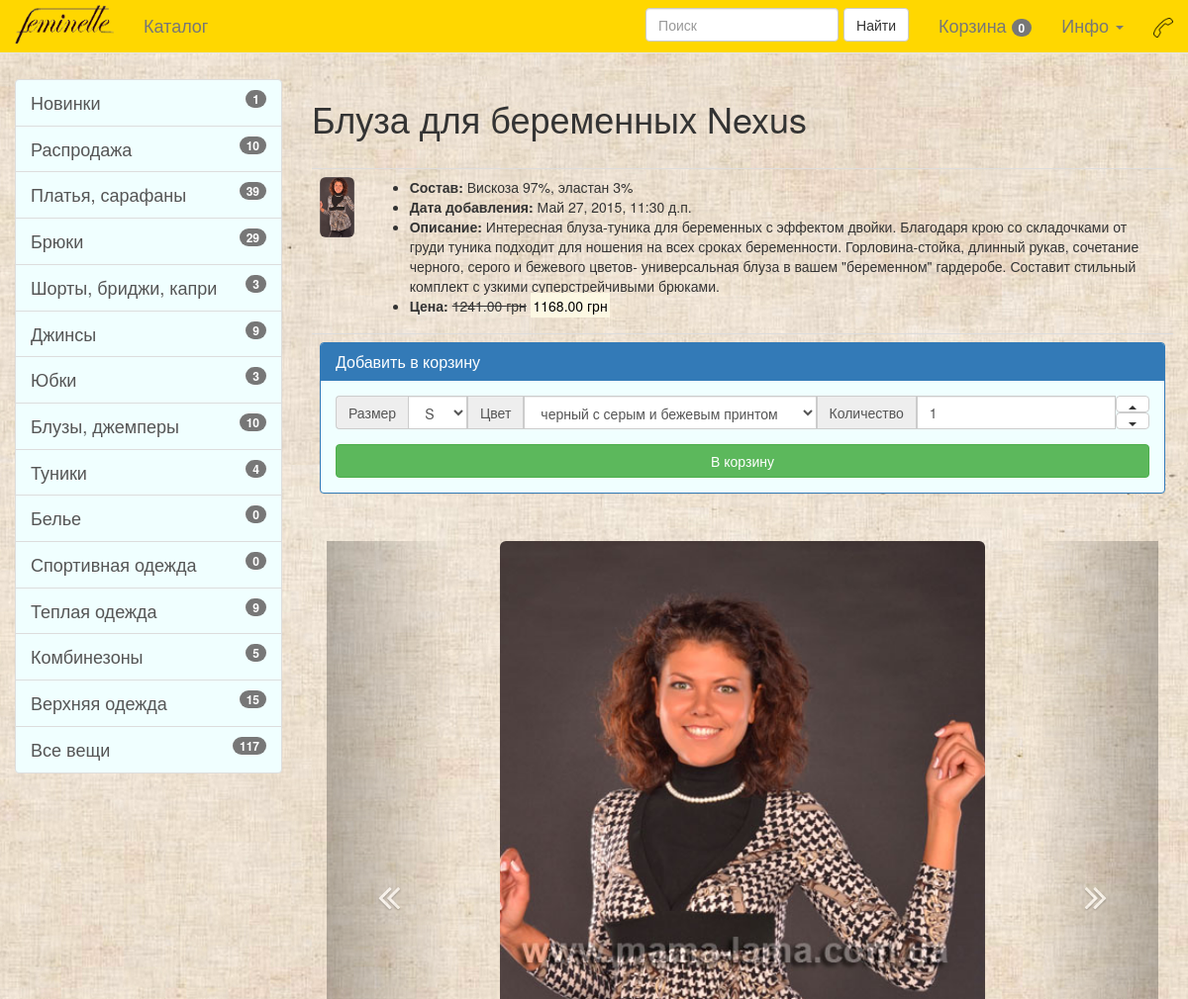
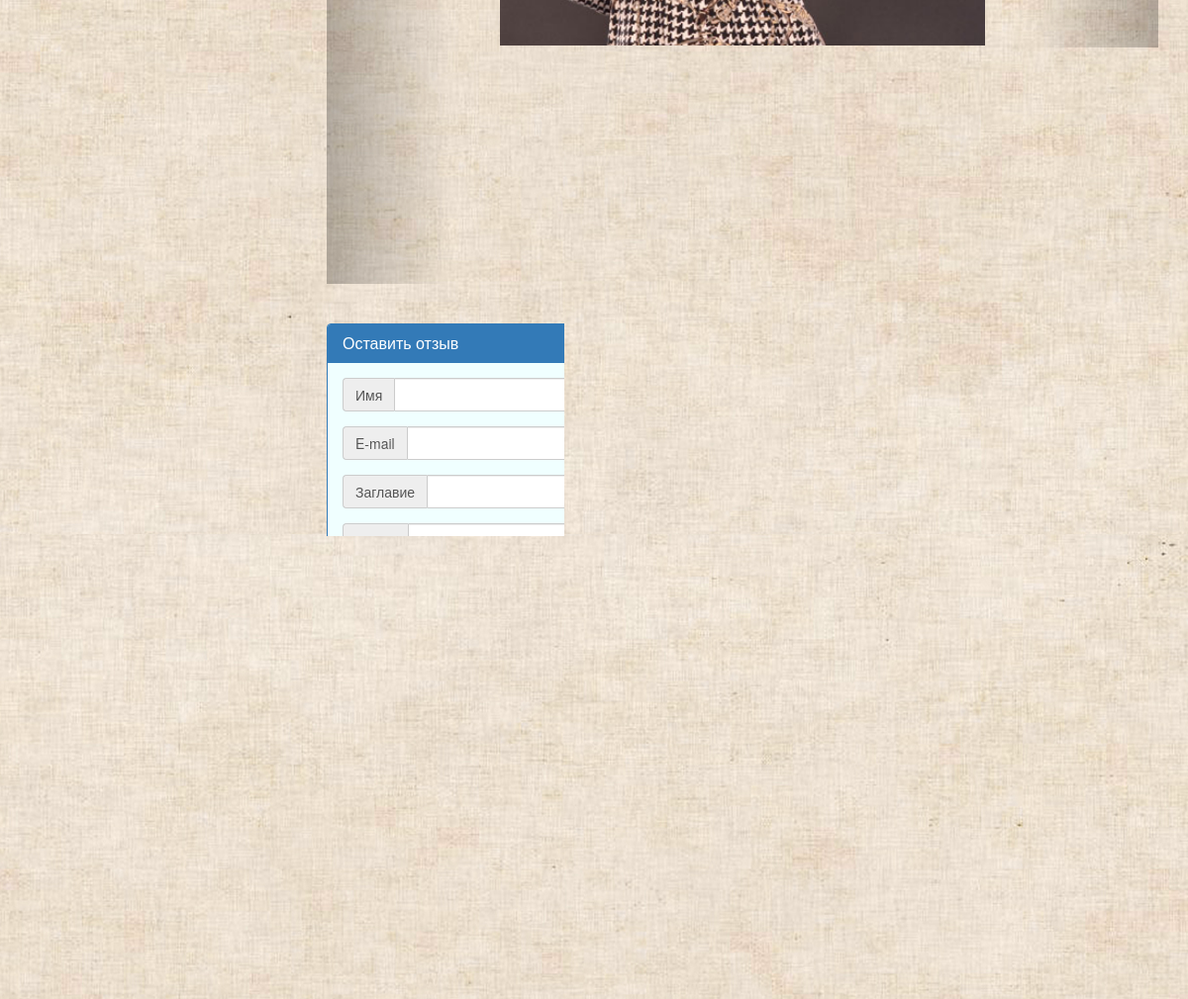
The page /catalogue/6 on the database its author committed (2 pictures, top to bottom).
### main/models.py (models this page shows, shortened)
class Product(models.Model):
    article = models.CharField(max_length=25, null=True, blank=True, default='AA0011')
    code = models.IntegerField(null=True, blank=True)
    position = models.IntegerField(null=True, blank=True, default=1)
    name = models.CharField(max_length=225)
    product_class = models.ManyToManyField(Product_class, related_name='product_class+', null=True, blank=True)
    manufacturer = models.CharField(max_length=100, default='TM \"Feminelle\"')
    season = models.CharField(max_length=25, null=True, blank=True)
    product_color = models.ManyToManyField(Product_color, related_name='product_color', null=True, blank=True)
    product_size = models.ManyToManyField(Product_size, related_name='product_size', null=True, blank=True)
    image = models.FileField(upload_to='product_title_pictures', null=True, blank=True)
    structure = models.CharField(max_length=255, null=True, blank=True)
    description = models.TextField(null=True, blank=True)
    promotion = models.CharField(max_length=225, null=True, blank=True)
    promotioin_modifier = models.DecimalField(max_digits=10, decimal_places=2, default=0)
    reserve = models.IntegerField(default=0)
    price = models.DecimalField(max_digits=10, decimal_places=2, default=0)
    popularity = models.IntegerField(default=0)
    note = models.TextField(null=True, blank=True)
    timestamp = models.DateTimeField(auto_now=False, auto_now_add=True)
    modtime = models.DateTimeField(auto_now=True, auto_now_add=False)
    accepted = models.BooleanField(default=True)
    def __unicode__(self):
        if False: #self.product_class:
            product_class=','.join(set(obj.name for obj in self.product_class.all()) )
            return '%s: %s' % (product_class, self.name)
        else:
            return '%s' % (self.name)

class Product_image(models.Model):
    reference = models.FileField(upload_to='product_pictures', null=True, blank=True)
    product = models.ForeignKey(Product, related_name='product')
    description = models.TextField(null=True, blank=True)

### info/models.py (models this page shows, shortened)
class Review(models.Model):
    title = models.CharField(max_length=255, null=True, blank=True)
    text = models.TextField(null=True, blank=True)
    name = models.CharField(max_length=50, null=True, blank=True)
    email = models.EmailField()
    date = models.DateTimeField(auto_now=False, auto_now_add=True)
    author_hided = models.BooleanField(default=False)
    accepted = models.BooleanField(default=False)
    product = models.ForeignKey(Product, related_name='related_product', null=True, blank=True)

### main/views.py (the view, shortened to what this page needs)
# urls.py: url(r'^catalogue/(?P<pk>\d+)$', main.views.product, name='product'),
def product(request, pk):
    if handle_basket_query(request):
        return HttpResponseRedirect(request.META['HTTP_REFERER'])
    try:
        this_product = get_object_or_404(Product, id=int(pk), accepted=True)
    except:
        raise Http404
    if request.method == 'POST' and request.POST.get('form_name') == 'review':
        review_form = ReviewForm(request.POST)
        if review_form.is_valid():
            Review.objects.create(
                title = review_form.cleaned_data['title'],
                text = review_form.cleaned_data['text'],
                name = review_form.cleaned_data['name'],
                email = review_form.cleaned_data['email'],
                author_hided = review_form.cleaned_data['author_hided'],
                product_id = this_product.id
            )
            messages.success(request, MESSAGES['review_accepted_success'])
            return HttpResponseRedirect(request.META['HTTP_REFERER'])
    else:
        review_form = ReviewForm(initial=dict((k, '') for k in ReviewForm().fields.keys()))
    context = {
        'object': this_product,
        'images': Product_image.objects.filter(product_id = this_product),
        'product_sizes': this_product.product_size.all(),
        'product_colors': this_product.product_color.all(),
        'basket_products': get_basket_products(request),
        'badges_info': get_badges_info(request),
        'review_form': review_form,
        'review_list': Review.objects.filter(product_id = this_product.id, accepted = True)
        }
    template = 'product.html'
    return render(request, template, context)

### main/templates/product.html (shortened to what this page needs)
{% extends "base.html" %}
{% load staticfiles %}
{% block content %}
    <h1>{{ object }}</h1>
    <br/>
    <div>
        <table class="table">
        <tbody>
            <tr>
                <td>
                    <img class="img-responsive img-rounded"
                        {% if object.image %}
                            src='{{ object.image.url }}'
                        {% else %}
                            src='{% static 'img/no_image.png' %}'
                        {% endif %}
                         />
                </td>
                <td>
                    <ul>
                        <li><b>Состав:</b> {{ object.structure }}</li>
                        <li><b>Дата добавления:</b> {{ object.timestamp }}</li>
                        <li><b>Описание:</b> {{ object.description }}</li>
                        <li><b>Цена:</b>
                            {% if object.promotioin_modifier %}
                                <s>{{ object.price }} грн</s>
                                <mark>{{ object.promotioin_modifier }} грн</mark>
                            {% else %}
                                {{ object.price }} грн
                            {% endif %}
                        </li>
                    </ul>
                </td>
            </tr>
            <tr>
                <td colspan="2">
                <div>
                   <div class="panel panel-primary">
                       <div class="panel-heading">
                           <h1 class="panel-title">Добавить в корзину</h1>
                       </div>
                       <div class="panel-body">
                           <form name="order_product" method="POST" action="">
                               <div class="input-group">
                                    <span class="input-group-addon" id="size_label">Размер</span>
                                    <select name="size" class="form-control" aria-describedby="size_label">
                                        {% for size in product_sizes %}
                                            {% if forloop.first %}
                                                <option value="{{ size.name }}" selected="selected">{{ size.name }}</option>
                                            {% else %}
                                                <option value="{{ size.name }}">{{ size.name }}</option>
                                            {% endif %}
                                        {% endfor %}
                                    </select>
                                    <span class="input-group-addon" id="color_label">Цвет</span>
                                    <select name="color" class="form-control" aria-describedby="color_label">
                                        {% for color in product_colors %}
                                            {% if forloop.first %}
                                                <option value="{{ color.name }}" selected="selected">{{ color.name }}</option>
                                            {% else %}
                                                <option value="{{ color.name }}">{{ color.name }}</option>
                                            {% endif %}
                                        {% endfor %}
                                    </select>
                                    <span class="input-group-addon" id="quantity_label">Количество</span>
                                    <input id="add_quantity" name="quantity" value="1"
                                          type="number" class="form-control" placeholder="Число"
                                          aria-describedby="quantity_label">
                                    <div class="input-group-btn">
                                        <table>
                                            <tr><td>
                                                <button id='add_quantity_up' type="button" class="btn btn-default dropup"
                                                        style="height: 17px">
                                                    <span class="caret" style='margin-bottom: 16px'></span>
                                                </button>
                                            </td></tr>
                                            <tr><td>
                                                <button id='add_quantity_down' type="button" class="btn btn-default"
                                                        style="height: 17px">
                                                    <span class="caret" style='margin-bottom: 16px'></span>
                                                </button>
                                            </td></tr>
                                        </table>
                                    </div>
                               </div>
                               <input class="btn btn-success btn-block" id="to_the_basket" type="submit" value="В корзину" />
                           </form>
                       </div>
                   </div>
                </div>
                </td>
            </tr>
        </tbody>
        </table>
    </div>
    <div class="col-md-12">
        <div id="carousel-pictures" class="carousel slide data-interval='1000'" data-ride="carousel" style="height: 750px">
          <ol class="carousel-indicators">
            {% for image in images %}
            <li data-target="#carousel-pictures" data-slide-to="{{ forloop.counter0 }}"
                {% if forloop.first %}
                    class="active"
                {% endif %}
                >
            </li>
            {% endfor %}
          </ol>
          <div class="carousel-inner" role="listbox">
            {% for image in images %}
            <div
                {% if forloop.first %}
                    class="item active"
                {% else %}
                    class="item"
                {% endif %}
                >
                <img class="img-responsive img-rounded center-block"
                        style="height: 750px"
                        src='{{ image.reference.url }}'
                        alt="{{ image.description }}"/>
              <div class="carousel-caption">
                {{ image.description }}
              </div>
            </div>
            {% endfor %}
          </div>
          <a id='carusel_left' class="left carousel-control" href="#carousel-pictures" role="button" data-slide="prev">
            <i class="fa fa-angle-double-left fa-2x" aria-hidden="true" style="position: relative; top: 340px"></i>
          </a>
          <a id='carusel_right' class="right carousel-control" href="#carousel-pictures" role="button" data-slide="next">
            <i class="fa fa-angle-double-right fa-2x" aria-hidden="true" style="position: relative; top: 340px"></i>
          </a>
        </div>
    </div>
    <div class="col-md-12" style="padding-top: 40px">
        <div class="panel panel-primary">
            <div class="panel-heading">
                <h1 class="panel-title">Оставить отзыв</h1>
            </div>
            <div class="panel-body">
                <form id="from_leave_review" name="leave_review" action='' method="POST">
                    <div id="container">
                        <div class="input-group{% if review_form.name.errors %} has-error{% endif %}">
                            <span class="input-group-addon" id="label_{{ review_form.name.label }}">Имя</span>
                            <input id="{{ review_form.name.auto_id }}" name="{{ review_form.name.name }}"
                                   type="text" class="form-control"
                                   aria-describedby="label_{{ review_form.name.label }}" value="{{ review_form.name.value }}">
                        </div>
                    </div>
                    <div id="container">
                        <div class="input-group{% if review_form.email.errors %} has-error{% endif %}">
                            <span class="input-group-addon" id="label_{{ review_form.email.label }}">E-mail</span>
                            <input id="{{ review_form.email.auto_id }}" name="{{ review_form.email.name }}"
                                   type="text" class="form-control"
                                   aria-describedby="label_{{ review_form.email.label }}" value="{{ review_form.email.value }}">
                        </div>
                    </div>
                    <div id="container">
                        <div class="input-group{% if review_form.title.errors %} has-error{% endif %}">
                            <span class="input-group-addon" id="label_{{ review_form.title.label }}">Заглавие</span>
                            <input id="{{ review_form.title.auto_id }}" name="{{ review_form.title.name }}"
                                   type="text" class="form-control"
                                   aria-describedby="label_{{ review_form.title.label }}" value="{{ review_form.title.value }}">
                        </div>
                    </div>
                    <div id="container">
                        <div class="input-group{% if review_form.text.errors %} has-error{% endif %}">
                            <span class="input-group-addon" id="label_{{ review_form.text.label }}">Отзыв</span>
                            <textarea id="{{ review_form.text.auto_id }}" name="{{ review_form.text.name }}"
                                   type="text" class="form-control"
                                   aria-describedby="label_{{ review_form.text.label }}">{{ review_form.text.value }}</textarea>
                        </div>
                    </div>
                    <div id="container">
                        <div class="input-group{% if review_form.author_hided.errors %} has-error{% endif %}">
                             <div class="checkbox">
                                <label>
                                  <input id="{{ review_form.author_hided.auto_id }}" name="{{ review_form.author_hided.name }}"
                                         type="checkbox" aria-describedby="label_{{ review_form.author_hided.label }}"
                                         {% if review_form.author_hided.value %} checked {% endif %}>
                                    Не показывать имя
                                </label>
                              </div>
                        </div>
                    </div>
                    <div id="container">
                        <div class="input-group{% if review_form.captcha.errors %} has-error{% endif %}">
                            <span class="input-group-addon" id="label_{{ review_form.captcha.label }}">Защита от спама: </span>
                            {{ review_form.captcha }}
                        </div>
                    </div>
                    <input class="btn btn-success btn-block" id="btn_leave_review" type="submit" value="Отправить" />
                </form>
            </div>
        </div>
    </div>
    <div class="col-md-12">
        {% if review_list %}
            <div class="panel panel-primary">
                <div class="panel-heading">
                    <h1 class="panel-title">Отзывы</h1>
                </div>
                <div class="panel-body">
                    <table class="table">
                    <tbody>
                    {% for review in review_list %}
                        <tr>
                            <td>
                                <h4>
                                    {% if review.author_hided %}
                                        Анонимный пользователь
                                    {% else %}
                                        {{ review.name }} ({{ review.email }})
                                    {% endif %}
                                        , {{ review.date }}
                                </h4>
                                <h5>{{ review.title }}</h5>
                                <p>{{ review.text }}</p>
                            </td>
                        </tr>
                    {% endfor %}
                    </tbody>
                    </table>
                </div>
            </div>
        {% endif %}
    </div>
{% endblock content %}

### rows shown on the page
Product: name "Блуза для беременных Nexus", image (picture), structure "Вискоза 97%, эластан 3%", timestamp "Май 27, 2015, 11:30 д.п.", description "Интересная блуза-туника для беременных с эффектом двойки. Благодаря крою со складочками от груди туника подходит для ношения на всех сроках беременности. Горловина-стойка, длинный рукав, сочетание черного, серого и бежевого цветов- универсальная блуза в вашем \"беременном\" гардеробе. Составит стильный комплект с узкими суперстрейчивыми брюками.", price "1241.00", promotioin_modifier "1168.00"
Product_image: reference (picture), description "Блуза для беременных Nexus 1"
Review: author_hided "Анонимный пользователь", date "Июнь 9, 2015, 12:15 п.п.", title "Отличная блуза", text "Блуза действительно отличная З.Ы.: да еще и скидка!"

### other values the page prints
{{ badges_info.basket_count }} "0"
{{ badges_info.novelties }} "1"
{{ badges_info.promo }} "10"
{{ badges_info.dress_sarafan }} "39"
{{ badges_info.pants }} "29"
{{ badges_info.shorts }} "3"
{{ badges_info.jeans }} "9"
{{ badges_info.skirt }} "3"
{{ badges_info.blouse_cardigan }} "10"
{{ badges_info.tunic }} "4"
{{ badges_info.underwear }} "0"
{{ badges_info.sport }} "0"
{{ badges_info.warm }} "9"
{{ badges_info.coveralls }} "5"
{{ badges_info.coat_poncho_jacket }} "15"
